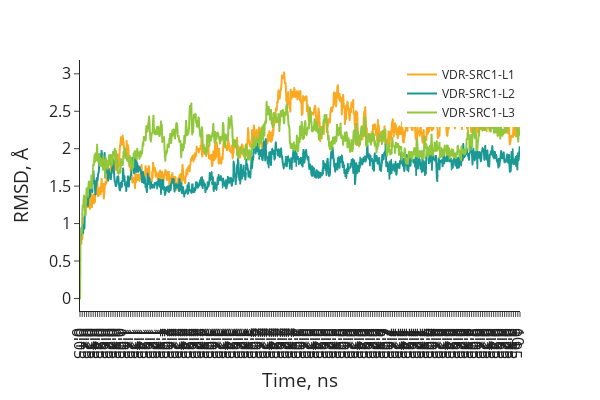

The code cell stored with this chart in its notebook:
### Code cell
n_colors = 11
colors = px.colors.sample_colorscale("RdBu", [n/(n_colors -1) for n in range(n_colors)])

fig = px.line(rmsd_df, x="frame#", y="Prot_CA", color='Complex',
              labels={"frame#": "Time, ns",
                     "Prot_CA": "RMSD, Å"},
              color_discrete_map={"VDR-SRC1-L1": '#faa920',
                                  "VDR-SRC1-L2": '#1b9894',
                                  "VDR-SRC1-L3": '#90c73d'},
              width=600, height=400
              )

fig.update_layout(template='simple_white',
                  xaxis = dict(tickmode = 'linear', dtick = 0.05),
                  font=dict(size=16),
                  showlegend=True,
                  legend=dict(font=dict(size=12),
                              title="",
                              orientation="v",
                              yanchor="top",
                              y=1,
                              xanchor="right",
                              x=1)
                )

fig.show()

### Figure 1 — Plotly figure (JSON) as saved in the notebook; plotly's stock layout.template omitted (floating-point values rounded to 4 significant figures; data arrays with more than 128 entries replaced by an {"elided": "..."} marker saying what was removed)
{"data": [{"hovertemplate": "Complex=VDR-SRC1-L1<br>Time, ns=%{x}<br>RMSD, Å=%{y}<extra></extra>", "legendgroup": "VDR-SRC1-L1", "line": {"color": "#faa920", "dash": "solid"}, "marker": {"symbol": "circle"}, "mode": "lines", "name": "VDR-SRC1-L1", "showlegend": true, "type": "scattergl", "x": {"elided": "1001 float values"}, "xaxis": "x", "y": {"elided": "1001 float values"}, "yaxis": "y"}, {"hovertemplate": "Complex=VDR-SRC1-L2<br>Time, ns=%{x}<br>RMSD, Å=%{y}<extra></extra>", "legendgroup": "VDR-SRC1-L2", "line": {"color": "#1b9894", "dash": "solid"}, "marker": {"symbol": "circle"}, "mode": "lines", "name": "VDR-SRC1-L2", "showlegend": true, "type": "scattergl", "x": {"elided": "1001 float values"}, "xaxis": "x", "y": {"elided": "1001 float values"}, "yaxis": "y"}, {"hovertemplate": "Complex=VDR-SRC1-L3<br>Time, ns=%{x}<br>RMSD, Å=%{y}<extra></extra>", "legendgroup": "VDR-SRC1-L3", "line": {"color": "#90c73d", "dash": "solid"}, "marker": {"symbol": "circle"}, "mode": "lines", "name": "VDR-SRC1-L3", "showlegend": true, "type": "scattergl", "x": {"elided": "1001 float values"}, "xaxis": "x", "y": {"elided": "1001 float values"}, "yaxis": "y"}], "layout": {"font": {"size": 16}, "height": 400, "legend": {"font": {"size": 12}, "orientation": "v", "title": {"text": ""}, "tracegroupgap": 0, "x": 1, "xanchor": "right", "y": 1, "yanchor": "top"}, "margin": {"t": 60}, "showlegend": true, "width": 600, "xaxis": {"anchor": "y", "domain": [0, 1], "dtick": 0.05, "tickmode": "linear", "title": {"text": "Time, ns"}}, "yaxis": {"anchor": "x", "domain": [0, 1], "title": {"text": "RMSD, Å"}}}}
